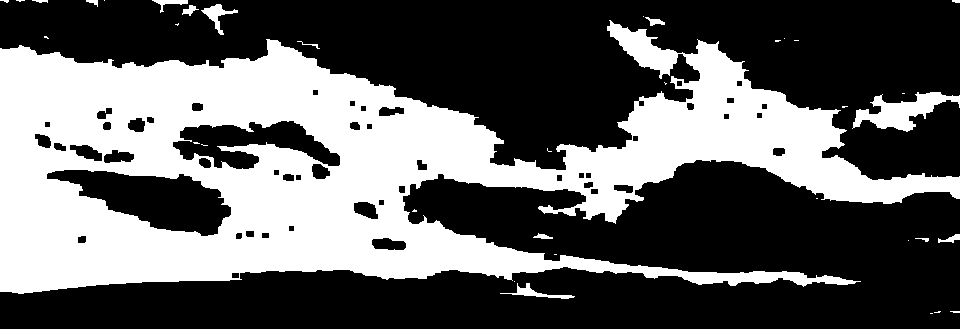
#> input picture artifacts/sky-refs/bliss-clouds/_debug/sky_mask.png, 960 x 329 px
$ python make-bliss-clouds.py _debug/sky_mask.png
#> lines starting #> are read from the running program, lines starting #| are printed output that depends on the picture; after the words box and inside, x2 and y2 are one past the last pixel; in counts of white or black regions, pixels touching at a corner belong together
"""Extract photo-real cloud sprites from the Bliss wallpaper sky.

    python make-bliss-clouds.py [SRC_JPG] [OUT_DIR] [--debug] [--preview]

SRC_JPG  defaults to <repo>/public/assets/bliss-4k.jpg (3840x2160)
OUT_DIR  defaults to the folder this script lives in

Pipeline (pure Pillow, no numpy):
  1. horizon   per column: first run of >=12 grass px (G-B>8) scanning down from
               45% height, then extended upward over the dark distant ridge /
               bushes (B well below sky), exactly like the hill cutout.
  2. sky       clean-sky estimate behind the clouds: cloud pixels are masked
               (chroma B-R well below the local sky's, or R above it), holes are
               filled by push-pull (masked mip pyramid) and smoothed. 3 passes.
  3. unmix     each pixel is modelled as  p = a*C + (1-a)*S  with S the sky
               estimate and C a neutral (grey/white) cloud colour. Least squares
               over R,G,B gives a (alpha) and C per pixel; unlike an R-only
               alpha this keeps shaded cloud bases opaque instead of turning
               them into yellow-ish translucent smears. The colour is then
               un-premultiplied and pulled to neutral where alpha is low, which
               strips the old blue sky tint from thin wisps.
  4. split     connected components on a blurred, downsampled alpha; nearby
               pieces are merged into cloud groups; each group is cropped with a
               margin, masked to its own group and faded to 0 at the crop border
               (except the photo's top edge for 'top-edge' sprites).
  5. export    lossy WebP with alpha (q90), cloud-NN.webp + clouds.json.
With --preview it also composites the sky + sprites + hill previews (see LAYOUT).
"""
import json
import math
import os
import sys
from collections import deque

from PIL import Image, ImageChops, ImageFilter, ImageMath

HERE = os.path.dirname(os.path.abspath(__file__))
REPO = os.path.normpath(os.path.join(HERE, '..', '..', '..'))
args = [a for a in sys.argv[1:] if not a.startswith('--')]
FLAGS = {a for a in sys.argv[1:] if a.startswith('--')}
SRC = args[0] if len(args) > 0 else os.path.join(REPO, 'public', 'assets', 'bliss-4k.jpg')
OUT = args[1] if len(args) > 1 else HERE
DEBUG = '--debug' in FLAGS
DBG = os.path.join(OUT, '_debug')

# ---------------------------------------------------------------- tunables
GRASS_GB = 8            # grass: G - B > 8
GRASS_RUN = 12          # consecutive grass px that mark the horizon
SCAN_FROM = 0.45        # start the column scan at 45% height
DARK_B = 205            # above the grass: B below this = distant ridge / bushes
HOR_GAP = 4             # alpha is 0 this many px above the horizon ...
HOR_FADE = 36           # ... and fades in over this many px above that
SKY_SCALE = 4           # sky estimate is built at 1/4 resolution
ALPHA_FLOOR = 0.04      # alpha below this is noise -> 0 (soft knee)
WHITE = 244.0           # default cloud white for very thin wisps
SPLIT_SCALE = 8         # grouping works on a 1/8 alpha map
SPLIT_BLUR = 2.0        # blur radius (at 1/8) before thresholding
SEED_T = 0.22           # blurred alpha above this = cloud body (seeds)
LOW_T = 0.03            # blurred alpha above this = cloud incl. veil / soft edge
MERGE_DIST = 5          # seeds within this many 1/8 px (~40 px) form one cloud group
TERRITORY = 14          # veil px are given to the nearest group within this many 1/8 px
MIN_SEED_AREA = 30      # drop groups whose body is smaller than this (1/8 px)
MARGIN = 40             # crop margin (full-res px)
BORDER_FADE = 28        # alpha fade at crop borders (full-res px)
SIDE_FADE = 160         # longer fade where a cloud is cut by the photo's left/right edge
WEBP_Q = 90


def _sym(f):
    def g(a, b):
        if isinstance(a, (int, float)):  # ImageMath min/max want the image operand first
            a, b = b, a
        return f(a, b)
    return g


def ev(fn, **kw):
    return ImageMath.lambda_eval(
        lambda d: fn({**d, 'min': _sym(d['min']), 'max': _sym(d['max'])}), **kw)


def fblur(im, s):
    """Cheap smooth blur for F images (GaussianBlur needs 8-bit modes): box-reduce by s,
    bilinear back up, then once more at half the step to round off the creases."""
    w, h = im.size
    for k in (s, max(1, s // 2)):
        if k > 1:
            im = im.resize((max(1, w // k), max(1, h // k)), Image.BOX).resize((w, h), Image.BILINEAR)
    return im


def fimg(im):
    return im.convert('F')


def save_dbg(name, im):
    if not DEBUG:
        return
    os.makedirs(DBG, exist_ok=True)
    if im.mode == 'F':
        im = im.point(lambda v: v).convert('L')
    im.save(os.path.join(DBG, name))


# ---------------------------------------------------------------- 1. horizon
def find_horizon(src):
    W, H = src.size
    px = src.load()
    y0 = int(H * SCAN_FROM)
    hor = []
    for x in range(W):
        run = 0
        h = H
        for y in range(y0, H):
            r, g, b = px[x, y]
            if g - b > GRASS_GB:
                run += 1
                if run >= GRASS_RUN:
                    h = y - (GRASS_RUN - 1)
                    break
            else:
                run = 0
        # climb over dark non-sky stuff sitting on the grass (distant ridge, bushes)
        y = h - 1
        miss = 0
        top = h
        while y > y0:
            b = px[x, y][2]
            if b < DARK_B:
                top = y
                miss = 0
            else:
                miss += 1
                if miss > 3:
                    break
            y -= 1
        hor.append(top)
    # small min-filter so single-column misses don't poke through
    hs = hor[:]
    for x in range(W):
        hs[x] = min(hor[max(0, x - 2):x + 3])
    return hs


def horizon_mask(W, H, hor, gap, fade):
    """F image: 1 in open sky, fading to 0 at `gap` px above the horizon."""
    ys = Image.new('F', (1, H))
    ys.putdata([float(y) for y in range(H)])
    ys = ys.resize((W, H), Image.NEAREST)
    hs = Image.new('F', (W, 1))
    hs.putdata([float(h - gap) for h in hor[:W]])
    hs = hs.resize((W, H), Image.NEAREST)
    return ev(lambda d: d['min'](1.0, d['max'](0.0, (d['h'] - d['y']) / float(fade))), h=hs, y=ys)


# ---------------------------------------------------------------- 2. sky estimate
def push_pull(chans, mask):
    """Fill mask==0 holes of each F channel from the surrounding mask==1 pixels."""
    levels = []
    cs = [ev(lambda d: d['c'] * d['m'], c=c, m=mask) for c in chans]
    w = mask
    while min(w.size) > 2:
        levels.append((cs, w))
        nsz = (max(1, (w.size[0] + 1) // 2), max(1, (w.size[1] + 1) // 2))
        cs = [c.resize(nsz, Image.BOX) for c in cs]
        w = w.resize(nsz, Image.BOX)
    est = [ev(lambda d: d['c'] / d['max'](d['w'], 1e-6), c=c, w=w) for c in cs]
    for cs, w in reversed(levels):
        up = [e.resize(w.size, Image.BILINEAR) for e in est]
        # confident where w is high; a partially covered cell leans on the coarser level
        est = [ev(lambda d: d['c'] / d['max'](d['w'], 1e-6) * d['min'](1.0, d['w'] * 4.0)
                  + d['u'] * (1.0 - d['min'](1.0, d['w'] * 4.0)), c=c, u=u, w=w)
               for c, u in zip(cs, up)]
    return est


POLY_DEG = 5              # smooth 2D polynomial for the sky gradient
FIT_SCALE = 16            # the polynomial is fitted on a 1/16 grid


def _solve(A, b):
    n = len(b)
    M = [row[:] + [b[i]] for i, row in enumerate(A)]
    for c in range(n):
        p = max(range(c, n), key=lambda r: abs(M[r][c]))
        M[c], M[p] = M[p], M[c]
        piv = M[c][c] or 1e-12
        for r in range(c + 1, n):
            f = M[r][c] / piv
            if f:
                for k in range(c, n + 1):
                    M[r][k] -= f * M[c][k]
    x = [0.0] * n
    for r in range(n - 1, -1, -1):
        x[r] = (M[r][n] - sum(M[r][k] * x[k] for k in range(r + 1, n))) / (M[r][r] or 1e-12)
    return x


def _terms(u, v):
    t = []
    for i in range(POLY_DEG + 1):
        for j in range(POLY_DEG + 1 - i):
            t.append((u ** i) * (v ** j))
    return t


def _fit(samples, vals, keep):
    n = len(samples[0])
    A = [[0.0] * n for _ in range(n)]
    b = [0.0] * n
    for t, y, k in zip(samples, vals, keep):
        if not k:
            continue
        for i in range(n):
            ti = t[i]
            b[i] += ti * y
            Ai = A[i]
            for j in range(i, n):
                Ai[j] += ti * t[j]
    for i in range(n):
        for j in range(i):
            A[i][j] = A[j][i]
    return _solve(A, b)


def _poly_image(coef, w, h):
    im = Image.new('F', (w, h))
    data = []
    for y in range(h):
        v = 2.0 * (y + 0.5) / h - 1.0
        for x in range(w):
            u = 2.0 * (x + 0.5) / w - 1.0
            data.append(sum(c * t for c, t in zip(coef, _terms(u, v))))
    im.putdata(data)
    return im


def estimate_sky(rgb_small, open_small):
    """Clean sky behind the clouds, at 1/SKY_SCALE resolution.

    1. a smooth degree-5 polynomial per channel is fitted to sky samples on a coarse
       grid, robustly: clouds only ever add red, so samples whose R sits more than t
       above the current fit are dropped and the fit repeated with a shrinking t. The
       polynomial carries the gradient (and the bright horizon haze) into every hole.
    2. the residual (image - polynomial) on the surviving sky samples is push-pull
       filled and smoothed, which fixes the polynomial's local misfit without letting
       veils back in."""
    sw, sh = rgb_small.size
    fw, fh = max(8, sw * SKY_SCALE // FIT_SCALE), max(4, sh * SKY_SCALE // FIT_SCALE)
    tiny = rgb_small.resize((fw, fh), Image.BOX)
    otiny = open_small.resize((fw, fh), Image.BOX)
    tp = tiny.load()
    op = otiny.load()
    samples, R, G, B, ok = [], [], [], [], []
    for y in range(fh):
        v = 2.0 * (y + 0.5) / fh - 1.0
        for x in range(fw):
            if op[x, y] < 0.999:
                continue
            u = 2.0 * (x + 0.5) / fw - 1.0
            r, g, b = tp[x, y]
            samples.append(_terms(u, v))
            R.append(r); G.append(g); B.append(b)
            ok.append(b - r > 60)
    coefR = _fit(samples, R, ok)
    for t in (24.0, 14.0, 10.0, 8.0, 7.0):
        pr = [sum(c * q for c, q in zip(coefR, s_)) for s_ in samples]
        ok = [(-60.0 < r - p < t) for r, p in zip(R, pr)]
        coefR = _fit(samples, R, ok)
    print('sky fit: %d/%d coarse samples kept' % (sum(ok), len(ok)))
    coefs = [coefR, _fit(samples, G, ok), _fit(samples, B, ok)]
    polys = [_poly_image(c, fw, fh).resize((sw, sh), Image.BICUBIC) for c in coefs]
    # residual correction on the 1/SKY_SCALE grid; a few passes so it can climb into
    # places where the polynomial runs a little low (bright haze at the left edge)
    Rs, Gs, Bs = [fimg(c) for c in rgb_small.split()]
    est = polys
    for it, t in enumerate((7.0, 6.0, 5.0)):
        m = ev(lambda d: (d['R'] - d['p'] < t) * (d['R'] - d['p'] > -60.0) * (d['o'] > 0.99) * 255.0,
               R=Rs, p=est[0], o=open_small)
        m = m.convert('L').filter(ImageFilter.MinFilter(5))
        sky_m = fimg(m.point(lambda v: 1 if v > 127 else 0))
        res = [ev(lambda d: d['c'] - d['p'], c=c, p=p) for c, p in zip((Rs, Gs, Bs), polys)]
        res = push_pull(res, sky_m)
        res = [fblur(r_, 8) for r_ in res]
        est = [ev(lambda d: d['p'] + d['r'], p=p, r=r_) for p, r_ in zip(polys, res)]
    save_dbg('sky_mask.png', ev(lambda d: d['m'] * 255.0, m=sky_m))
    if DEBUG:
        save_dbg('sky_residual_R.png', ev(lambda d: (d['R'] - d['e']) * 6.0 + 128.0, R=Rs, e=est[0]))
        save_dbg('sky_poly_residual_R.png', ev(lambda d: (d['R'] - d['e']) * 6.0 + 128.0, R=Rs, e=polys[0]))
    return est


# ---------------------------------------------------------------- 3. unmix
def unmix(src_rgb, sky_rgb, open_m):
    R, G, B = [fimg(c) for c in src_rgb.split()]
    SR, SG, SB = sky_rgb
    kw = dict(R=R, G=G, B=B, SR=SR, SG=SG, SB=SB)
    Sm = ev(lambda d: (d['SR'] + d['SG'] + d['SB']) / 3.0, **kw)
    Pm = ev(lambda d: (d['R'] + d['G'] + d['B']) / 3.0, **kw)
    kw.update(Sm=Sm, Pm=Pm)
    num = ev(lambda d: (d['SR'] - d['Sm']) * (d['R'] - d['Pm']) + (d['SG'] - d['Sm']) * (d['G'] - d['Pm'])
             + (d['SB'] - d['Sm']) * (d['B'] - d['Pm']), **kw)
    den = ev(lambda d: (d['SR'] - d['Sm']) * (d['SR'] - d['Sm']) + (d['SG'] - d['Sm']) * (d['SG'] - d['Sm'])
             + (d['SB'] - d['Sm']) * (d['SB'] - d['Sm']), **kw)
    # slope of p against S = 1 - alpha
    a = ev(lambda d: 1.0 - d['n'] / d['max'](d['dn'], 1.0), n=num, dn=den)
    # the model says a neutral cloud; a pixel darker than its sky in every channel is a
    # shaded part -> opaque. a pixel that is not brighter than the sky in R is sky.
    a = ev(lambda d: d['min'](1.0, d['max'](0.0, d['a'])), a=a)
    fl = ALPHA_FLOOR
    a = ev(lambda d: d['max'](0.0, d['a'] - fl) / (1.0 - fl), a=a)
    a = ev(lambda d: d['a'] * d['o'], a=a, o=open_m)
    # un-premultiply against the estimated sky
    ai = ev(lambda d: d['max'](d['a'], 0.02), a=a)
    kw.update(ai=ai, a=a)
    C = [ev(lambda d, c=c, s=s: d['s'] + (d['c'] - d['s']) / d['ai'], c=cc, s=ss, ai=ai)
         for c, s, cc, ss in (('R', 'SR', R, SR), ('G', 'SG', G, SG), ('B', 'SB', B, SB))]
    g = ev(lambda d: d['min'](252.0, d['max'](120.0, (d['r'] + d['g'] + d['b']) / 3.0)), r=C[0], g=C[1], b=C[2])
    # trust the measured grey level only where the cloud is dense enough
    wg = ev(lambda d: d['min'](1.0, d['max'](0.0, (d['a'] - 0.08) / 0.32)), a=a)
    gf = ev(lambda d: WHITE + (d['g'] - WHITE) * d['w'], g=g, w=wg)
    # keep part of the cloud's own tint (warm tops, cool shade) only where it is dense
    wt = ev(lambda d: d['min'](1.0, d['max'](0.0, (d['a'] - 0.55) / 0.4)) * 0.6, a=a)
    out = []
    for c in C:
        o = ev(lambda d: d['gf'] + (d['min'](255.0, d['max'](0.0, d['c'])) - d['g']) * d['wt'],
               gf=gf, c=c, g=g, wt=wt)
        out.append(ev(lambda d: d['min'](255.0, d['max'](0.0, d['o'])), o=o))
    return a, out


# ---------------------------------------------------------------- 4. split
# [55 lines left out: functions label_components, territories, ramp_mask, not called in this run]


def group_clouds(A, W, SKYH):
    S = SPLIT_SCALE
    sw, sh = W // S, SKYH // S
    a_small = A.resize((sw, sh), Image.BOX).filter(ImageFilter.GaussianBlur(SPLIT_BLUR))
    seed = a_small.point(lambda v: 255 if v > SEED_T * 255 else 0)
    low = list(a_small.point(lambda v: 255 if v > LOW_T * 255 else 0).get_flattened_data())
    # seeds closer than MERGE_DIST belong together: label the dilated seed map
    grown = seed.filter(ImageFilter.MaxFilter(2 * MERGE_DIST + 1))
    glab, gcomps = label_components(grown)
    sd = list(seed.get_flattened_data())
    seed_lab = [glab[i] if sd[i] else 0 for i in range(sw * sh)]
    body = {}
    for v in seed_lab:
        if v:
            body[v] = body.get(v, 0) + 1
    keep = {k for k, n in body.items() if n >= MIN_SEED_AREA}
    seed_lab = [v if v in keep else 0 for v in seed_lab]
    terr = territories(seed_lab, low, sw, sh, TERRITORY)
    boxes = {}
    for i, v in enumerate(terr):
        if v:
            x, y = i % sw, i // sw
            b = boxes.setdefault(v, [x, y, x + 1, y + 1])
            if x < b[0]: b[0] = x
            if y < b[1]: b[1] = y
            if x + 1 > b[2]: b[2] = x + 1
            if y + 1 > b[3]: b[3] = y + 1
    order = sorted(boxes, key=lambda k: (boxes[k][1] // 16, boxes[k][0]))
    return terr, [(k, boxes[k]) for k in order], (sw, sh)


def main():
    src = Image.open(SRC).convert('RGB')
#> src: PIL image 960x329 RGB; 38.3% white; 37 white regions (23 under 20 px), largest, box (x1, y1, x2, y2) and area: (0, 20, 960, 294) 117497, (852, 92, 960, 132) 1886, (201, 4, 238, 35) 344
    W, H = src.size
    print('source', SRC, W, H)
#| source _debug/sky_mask.png 960 329
    hor = find_horizon(src)
#> after the loop in find_horizon, `for x in range(W):`: hor = 960 values, max 299 at index 561, min 192 at index 924, mean 271.3
#> in find_horizon, `hs = hor[:]`: hs has the same summary as hor
#> after the loop in find_horizon, `for x in range(W):`: hs = 960 values, max 299 at index 563, min 192 at index 922, mean 270.2
#> hor has the same summary as hs in find_horizon
    maxh = max(hor)
#> maxh = 299
    SKYH = min(H, maxh + 8)
#> SKYH = 307
    print('horizon y range', min(hor), maxh)
#| horizon y range 192 299
    top = src.crop((0, 0, W, SKYH))
    open_full = horizon_mask(W, SKYH, hor, HOR_GAP, HOR_FADE)
#> in horizon_mask, `ys = ys.resize((W, H), Image.NEAREST)`:
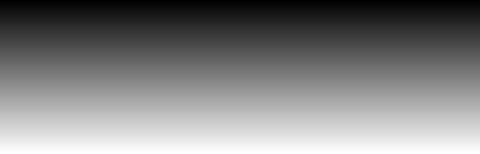
#> ys: PIL image 960x307 F (shown at 1/2 size); min 0, max 306, mean 153; drawn with min black and max white
#> in horizon_mask, `hs = hs.resize((W, H), Image.NEAREST)`:
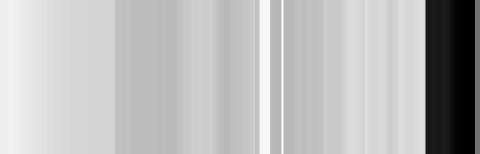
#> hs: PIL image 960x307 F (shown at 1/2 size); min 188, max 295, mean 266.2; drawn with min black and max white
    save_dbg('open.png', ev(lambda d: d['m'] * 255.0, m=open_full))
    sw, sh = W // SKY_SCALE, SKYH // SKY_SCALE
#> sw = 240; sh = 76
    small = top.resize((sw, sh), Image.BOX)
    open_small = horizon_mask(sw, sh, [h / SKY_SCALE for h in hor[::SKY_SCALE]][:sw], 2, 1)
    sky_small = estimate_sky(small, open_small)
#> after the loop in estimate_sky, `for y in range(fh):`: B = 950 values, max 255 at index 159, min 0 at index 3, mean 113; G has the same summary as B; R has the same summary as B; ok = 950 items, first 6: False, False, False, False, False, False; samples = 950 items
#> in _fit, `n = len(samples[0])`: n = 21
#> in _fit, `A = [[0.0] * n for _ in range(n)]`: A = 21 items
#> in _fit, `b = [0.0] * n`: b = [0, 0, 0, 0, 0, 0, 0, 0, 0, 0, 0, 0, 0, 0, 0, 0, 0, 0, 0, 0, 0]
#> the loop in _fit, `for t, y, k in zip(samples, vals, keep):` made 950 passes
#> y on passes 1 to 3: 16, 11, 32
#> in _solve, `n = len(b)`: n = 21
#> in _solve, `M = [row[:] + [b[i]] for i, row in enumerate(A)]`: M = 21 items
#> in _solve, `x = [0.0] * n`: x has the same summary as b in _fit
#> in estimate_sky, `coefR = _fit(samples, R, ok)`: coefR has the same summary as b in _fit
#| sky fit: 387/950 coarse samples kept
#> in _poly_image, `im.putdata(data)`:
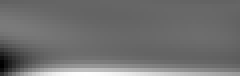
#> im: PIL image 60x19 F (shown 4 times larger); min -17.57, max 26.68, mean 2; drawn with min black and max white
#> in estimate_sky, `polys = [_poly_image(c, fw, fh).resize((sw, sh), Image.BICUBIC) for c ..`: polys = 3 items
#> the loop in estimate_sky, `for it, t in enumerate((7.0, 6.0, 5.0)):` made 3 passes
#> pass 1, in estimate_sky, `m = m.convert('L').filter(ImageFilter.MinFilter(5))`:
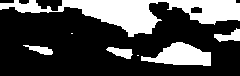
#> m: PIL image 240x76 L; 28.8% white; 7 white regions (2 under 20 px), largest, box (x1, y1, x2, y2) and area: (0, 0, 240, 37) 3715, (141, 42, 211, 66) 1009, (214, 28, 240, 42) 195, (106, 47, 133, 59) 187, (23, 45, 53, 55) 152
#> sky_small = 3 items
    sky = [s.resize((W, SKYH), Image.BILINEAR) for s in sky_small]
#> sky = 3 items
    if DEBUG:
        Image.merge('RGB', [s.convert('L') for s in sky]).save(os.path.join(DBG, 'sky_est.png'))
    alpha, col = unmix(top, sky, open_full)
#> in unmix, `kw = dict(R=R, G=G, B=B, SR=SR, SG=SG, SB=SB)`: kw = 6 items
#> in unmix, `den = ev(lambda d: (d['SR'] - d['Sm']) * (d['SR'] - d['Sm']) + (d['SG'..`:
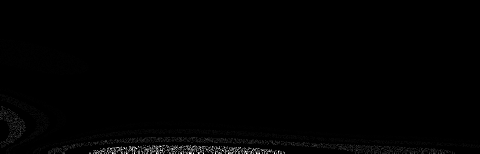
#> den: PIL image 960x307 F (shown at 1/2 size); min 0, max 1.09e-11, mean 8.05e-14; drawn with min black and max white
#> in unmix, `C = [ev(lambda d, c=c, s=s: d['s'] + (d['c'] - d['s']) / d['ai'], c=cc..`: C = 3 items
#> in unmix, `g = ev(lambda d: d['min'](252.0, d['max'](120.0, (d['r'] + d['g'] + d[..`:
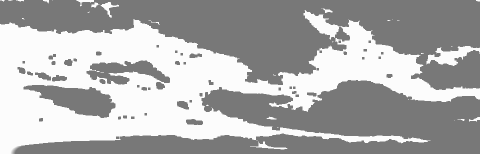
#> g: PIL image 960x307 F (shown at 1/2 size); min 120, max 252, mean 174.3
#> in unmix, `wg = ev(lambda d: d['min'](1.0, d['max'](0.0, (d['a'] - 0.08) / 0.32))..`:
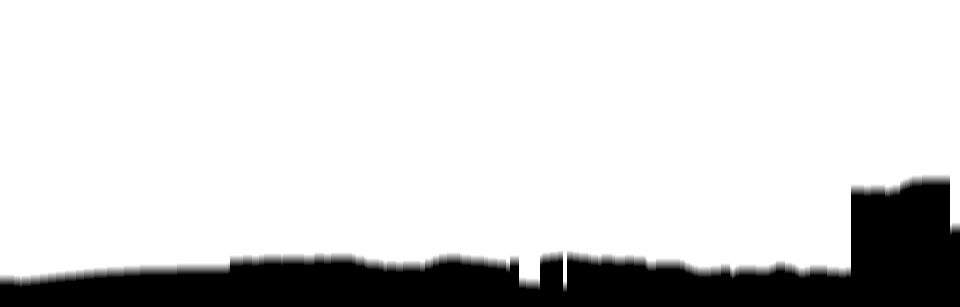
#> wg: PIL image 960x307 F; min 0, max 1, mean 0.84
#> (the rest of the program and of its run is left out)
